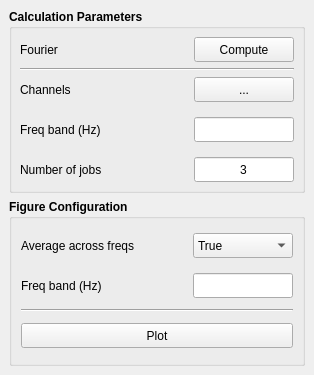
<?xml version="1.0" encoding="UTF-8"?>
<ui version="4.0">
 <class>MainWindow</class>
 <widget class="QMainWindow" name="MainWindow">
  <property name="geometry">
   <rect>
    <x>0</x>
    <y>0</y>
    <width>314</width>
    <height>375</height>
   </rect>
  </property>
  <property name="minimumSize">
   <size>
    <width>314</width>
    <height>375</height>
   </size>
  </property>
  <property name="maximumSize">
   <size>
    <width>314</width>
    <height>375</height>
   </size>
  </property>
  <property name="font">
   <font>
    <family>Ubuntu</family>
   </font>
  </property>
  <property name="windowTitle">
   <string>MainWindow</string>
  </property>
  <widget class="QWidget" name="centralwidget">
   <layout class="QVBoxLayout" name="verticalLayout_7">
    <item>
     <widget class="QGroupBox" name="groupBox">
      <property name="font">
       <font>
        <weight>75</weight>
        <bold>true</bold>
       </font>
      </property>
      <property name="title">
       <string>Calculation Parameters</string>
      </property>
      <layout class="QVBoxLayout" name="verticalLayout_3">
       <property name="leftMargin">
        <number>8</number>
       </property>
       <property name="topMargin">
        <number>8</number>
       </property>
       <property name="rightMargin">
        <number>8</number>
       </property>
       <property name="bottomMargin">
        <number>8</number>
       </property>
       <item>
        <layout class="QHBoxLayout" name="horizontalLayout_5">
         <item>
          <widget class="QLabel" name="Multitaper_method_lb">
           <property name="minimumSize">
            <size>
             <width>0</width>
             <height>25</height>
            </size>
           </property>
           <property name="maximumSize">
            <size>
             <width>16777215</width>
             <height>25</height>
            </size>
           </property>
           <property name="font">
            <font>
             <weight>50</weight>
             <bold>false</bold>
            </font>
           </property>
           <property name="text">
            <string>Fourier</string>
           </property>
          </widget>
         </item>
         <item>
          <spacer name="horizontalSpacer_2">
           <property name="orientation">
            <enum>Qt::Horizontal</enum>
           </property>
           <property name="sizeHint" stdset="0">
            <size>
             <width>40</width>
             <height>20</height>
            </size>
           </property>
          </spacer>
         </item>
         <item>
          <widget class="QPushButton" name="_compute_btn">
           <property name="minimumSize">
            <size>
             <width>100</width>
             <height>25</height>
            </size>
           </property>
           <property name="maximumSize">
            <size>
             <width>100</width>
             <height>25</height>
            </size>
           </property>
           <property name="font">
            <font>
             <weight>50</weight>
             <bold>false</bold>
            </font>
           </property>
           <property name="text">
            <string>Compute</string>
           </property>
           <property name="shortcut">
            <string>Return</string>
           </property>
          </widget>
         </item>
        </layout>
       </item>
       <item>
        <widget class="Line" name="line">
         <property name="orientation">
          <enum>Qt::Horizontal</enum>
         </property>
        </widget>
       </item>
       <item>
        <layout class="QHBoxLayout" name="horizontalLayout">
         <property name="spacing">
          <number>35</number>
         </property>
         <item>
          <layout class="QVBoxLayout" name="verticalLayout_2">
           <property name="spacing">
            <number>15</number>
           </property>
           <item>
            <widget class="QLabel" name="_chan_lb">
             <property name="minimumSize">
              <size>
               <width>100</width>
               <height>25</height>
              </size>
             </property>
             <property name="maximumSize">
              <size>
               <width>100</width>
               <height>25</height>
              </size>
             </property>
             <property name="font">
              <font>
               <family>Ubuntu</family>
               <pointsize>9</pointsize>
               <weight>50</weight>
               <italic>false</italic>
               <bold>false</bold>
              </font>
             </property>
             <property name="text">
              <string>Channels</string>
             </property>
            </widget>
           </item>
           <item>
            <widget class="QLabel" name="_freq_band_lb">
             <property name="minimumSize">
              <size>
               <width>0</width>
               <height>25</height>
              </size>
             </property>
             <property name="maximumSize">
              <size>
               <width>16777215</width>
               <height>25</height>
              </size>
             </property>
             <property name="font">
              <font>
               <weight>50</weight>
               <bold>false</bold>
              </font>
             </property>
             <property name="text">
              <string>Freq band (Hz)</string>
             </property>
            </widget>
           </item>
           <item>
            <widget class="QLabel" name="_n_jobs_lb">
             <property name="minimumSize">
              <size>
               <width>0</width>
               <height>25</height>
              </size>
             </property>
             <property name="maximumSize">
              <size>
               <width>16777215</width>
               <height>25</height>
              </size>
             </property>
             <property name="font">
              <font>
               <weight>50</weight>
               <bold>false</bold>
              </font>
             </property>
             <property name="text">
              <string>Number of jobs</string>
             </property>
            </widget>
           </item>
          </layout>
         </item>
         <item>
          <layout class="QVBoxLayout" name="verticalLayout">
           <property name="spacing">
            <number>15</number>
           </property>
           <item>
            <widget class="QToolButton" name="_select_chan_btn">
             <property name="minimumSize">
              <size>
               <width>100</width>
               <height>25</height>
              </size>
             </property>
             <property name="maximumSize">
              <size>
               <width>100</width>
               <height>25</height>
              </size>
             </property>
             <property name="font">
              <font>
               <weight>50</weight>
               <bold>false</bold>
              </font>
             </property>
             <property name="text">
              <string>...</string>
             </property>
            </widget>
           </item>
           <item>
            <widget class="QLineEdit" name="_freq_band_le">
             <property name="minimumSize">
              <size>
               <width>100</width>
               <height>25</height>
              </size>
             </property>
             <property name="maximumSize">
              <size>
               <width>100</width>
               <height>25</height>
              </size>
             </property>
             <property name="font">
              <font>
               <weight>50</weight>
               <bold>false</bold>
              </font>
             </property>
             <property name="focusPolicy">
              <enum>Qt::ClickFocus</enum>
             </property>
             <property name="alignment">
              <set>Qt::AlignCenter</set>
             </property>
            </widget>
           </item>
           <item>
            <widget class="QLineEdit" name="_n_jobs_le">
             <property name="minimumSize">
              <size>
               <width>100</width>
               <height>25</height>
              </size>
             </property>
             <property name="maximumSize">
              <size>
               <width>100</width>
               <height>25</height>
              </size>
             </property>
             <property name="font">
              <font>
               <weight>50</weight>
               <bold>false</bold>
              </font>
             </property>
             <property name="focusPolicy">
              <enum>Qt::ClickFocus</enum>
             </property>
             <property name="text">
              <string>3</string>
             </property>
             <property name="alignment">
              <set>Qt::AlignCenter</set>
             </property>
            </widget>
           </item>
          </layout>
         </item>
        </layout>
       </item>
      </layout>
     </widget>
    </item>
    <item>
     <widget class="QGroupBox" name="groupBox_2">
      <property name="font">
       <font>
        <weight>75</weight>
        <bold>true</bold>
       </font>
      </property>
      <property name="title">
       <string>Figure Configuration</string>
      </property>
      <layout class="QVBoxLayout" name="verticalLayout_4">
       <item>
        <layout class="QHBoxLayout" name="horizontalLayout_2">
         <property name="spacing">
          <number>35</number>
         </property>
         <item>
          <layout class="QVBoxLayout" name="verticalLayout_6">
           <property name="spacing">
            <number>15</number>
           </property>
           <item>
            <widget class="QLabel" name="_mean_freqs_lb">
             <property name="minimumSize">
              <size>
               <width>0</width>
               <height>25</height>
              </size>
             </property>
             <property name="maximumSize">
              <size>
               <width>16777215</width>
               <height>25</height>
              </size>
             </property>
             <property name="font">
              <font>
               <weight>50</weight>
               <bold>false</bold>
              </font>
             </property>
             <property name="text">
              <string>Average across freqs</string>
             </property>
            </widget>
           </item>
           <item>
            <widget class="QLabel" name="_mean_freq_band_lb">
             <property name="minimumSize">
              <size>
               <width>0</width>
               <height>25</height>
              </size>
             </property>
             <property name="maximumSize">
              <size>
               <width>16777215</width>
               <height>25</height>
              </size>
             </property>
             <property name="font">
              <font>
               <weight>50</weight>
               <bold>false</bold>
              </font>
             </property>
             <property name="text">
              <string>Freq band (Hz)</string>
             </property>
            </widget>
           </item>
          </layout>
         </item>
         <item>
          <layout class="QVBoxLayout" name="verticalLayout_5">
           <property name="spacing">
            <number>15</number>
           </property>
           <item>
            <widget class="QComboBox" name="_mean_freqs_cbx">
             <property name="minimumSize">
              <size>
               <width>100</width>
               <height>25</height>
              </size>
             </property>
             <property name="maximumSize">
              <size>
               <width>100</width>
               <height>25</height>
              </size>
             </property>
             <property name="font">
              <font>
               <weight>50</weight>
               <bold>false</bold>
              </font>
             </property>
             <item>
              <property name="text">
               <string>True</string>
              </property>
             </item>
             <item>
              <property name="text">
               <string>False</string>
              </property>
             </item>
            </widget>
           </item>
           <item>
            <widget class="QLineEdit" name="_mean_freq_band_le">
             <property name="minimumSize">
              <size>
               <width>100</width>
               <height>25</height>
              </size>
             </property>
             <property name="maximumSize">
              <size>
               <width>100</width>
               <height>25</height>
              </size>
             </property>
             <property name="font">
              <font>
               <weight>50</weight>
               <bold>false</bold>
              </font>
             </property>
             <property name="focusPolicy">
              <enum>Qt::ClickFocus</enum>
             </property>
             <property name="alignment">
              <set>Qt::AlignCenter</set>
             </property>
            </widget>
           </item>
          </layout>
         </item>
        </layout>
       </item>
       <item>
        <widget class="Line" name="line_2">
         <property name="orientation">
          <enum>Qt::Horizontal</enum>
         </property>
        </widget>
       </item>
       <item>
        <widget class="QPushButton" name="_plot_btn">
         <property name="minimumSize">
          <size>
           <width>120</width>
           <height>25</height>
          </size>
         </property>
         <property name="maximumSize">
          <size>
           <width>300</width>
           <height>25</height>
          </size>
         </property>
         <property name="font">
          <font>
           <weight>50</weight>
           <bold>false</bold>
          </font>
         </property>
         <property name="text">
          <string>Plot</string>
         </property>
        </widget>
       </item>
      </layout>
     </widget>
    </item>
   </layout>
  </widget>
 </widget>
 <resources/>
 <connections/>
</ui>
